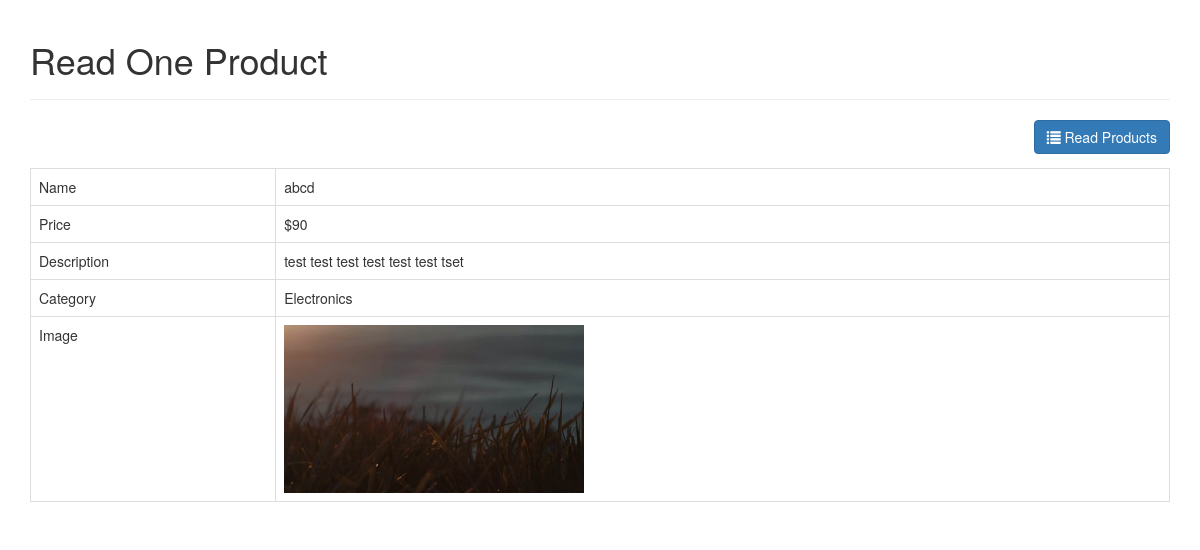
Page /read_one.php?id=40 on the committed database.
### tables this page shows
CREATE TABLE `products` (
  `id` int(11) NOT NULL,
  `name` varchar(32) NOT NULL,
  `description` text NOT NULL,
  `price` int(11) NOT NULL,
  `category_id` int(11) NOT NULL,
  `image` varchar(255) NOT NULL,
  `created` datetime NOT NULL,
  `modified` timestamp NOT NULL DEFAULT CURRENT_TIMESTAMP
);

CREATE TABLE `categories` (
  `id` int(11) NOT NULL,
  `name` varchar(256) NOT NULL,
  `created` datetime NOT NULL,
  `modified` timestamp NOT NULL DEFAULT CURRENT_TIMESTAMP
);

### objects/product.php (called while the page is built, shortened)
<?php
class Product{
	private $conn;
	private $table_name = "products";
	public $id;
	public function __construct($db){
		$this->conn = $db;
	}
	function readone()
	{
		$query = "SELECT name, price, description, category_id, image FROM ".$this->table_name." WHERE id = ".$this->id." LIMIT 0,1";
		$stmt = $this->conn->query($query);
		$row = $stmt->fetch_assoc();
		$this->name = $row['name'];
		$this->price = $row['price'];
		$this->description = $row['description'];
		$this->category_id = $row['category_id'];
		$this->image = $row['image'];
	}
}
?>

### objects/category.php (called while the page is built, shortened)
<?php
class Category{
	private $conn;
	private $table_name = "categories";
	public $id;
	public function __construct($db){
		$this->conn = $db;
	}
	function readName()
	{
		$query = "SELECT name FROM ".$this->table_name." WHERE id = ".$this->id;
		$stmt = $this->conn->query($query);
		$fh = $stmt->fetch_assoc();
		return $this->name = $fh['name'];
	}
}
?>

### read_one.php (the view, shortened to what this page needs)
<?php
include_once "layout_header.php";
echo "<div class='right-button-margin'>";
    echo "<a href='index.php' class='btn btn-primary pull-right'>";
        echo "<span class='glyphicon glyphicon-list'></span> Read Products";
    echo "</a>";
echo "</div>";
$id = isset($_GET['id']) ? $_GET['id'] : die('ERROR: missing ID.');
include_once 'objects/product.php';
include_once 'objects/category.php';
$database = new Database();
$db = $database->getConnection();
$product = new Product($db);
$category = new Category($db);
$product->id = $id;
$product->readOne();
echo "<table class='table table-hover table-responsive table-bordered'>";
    echo "<tr>";
        echo "<td>Name</td>";
        echo "<td>{$product->name}</td>";
    echo "</tr>";
    echo "<tr>";
        echo "<td>Price</td>";
        echo "<td>&#36;{$product->price}</td>";
    echo "</tr>";
    echo "<tr>";
        echo "<td>Description</td>";
        echo "<td>{$product->description}</td>";
    echo "</tr>";
    echo "<tr>";
        echo "<td>Category</td>";
        echo "<td>";
            $category->id=$product->category_id;
            $category->readName();
            echo $category->name;
        echo "</td>";
    echo "</tr>";
	 echo "<tr>";
	    echo "<td>Image</td>";
	    echo "<td>";
	        echo $product->image ? "<img src='uploads/{$product->image}' style='width:300px;' />" : "No image found.";
	    echo "</td>";
	echo "</tr>";
echo "</table>";
include_once "layout_footer.php";
?>

### libs/css/custom.css (style rules this page uses)
.right-button-margin { margin: 0 0 1em 0; overflow: hidden; }

### rows in the picture
products: name "abcd", price "90", description "test test test test test test tset", image (picture)
categories: name "Electronics"

### other values in the picture
$page_title "Read One Product"
